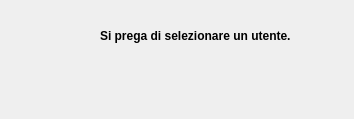
<?xml version="1.0" encoding="UTF-8"?>
<ui version="4.0">
 <class>Dialog</class>
 <widget class="QDialog" name="Dialog">
  <property name="geometry">
   <rect>
    <x>0</x>
    <y>0</y>
    <width>354</width>
    <height>119</height>
   </rect>
  </property>
  <property name="windowTitle">
   <string>Dialog</string>
  </property>
  <widget class="QLabel" name="label">
   <property name="geometry">
    <rect>
     <x>100</x>
     <y>20</y>
     <width>221</width>
     <height>31</height>
    </rect>
   </property>
   <property name="font">
    <font>
     <weight>75</weight>
     <bold>true</bold>
    </font>
   </property>
   <property name="text">
    <string>Si prega di selezionare un utente.</string>
   </property>
  </widget>
  <widget class="QLabel" name="label_2">
   <property name="geometry">
    <rect>
     <x>40</x>
     <y>10</y>
     <width>41</width>
     <height>41</height>
    </rect>
   </property>
   <property name="text">
    <string/>
   </property>
   <property name="textFormat">
    <enum>Qt::RichText</enum>
   </property>
   <property name="pixmap">
    <pixmap>Icona Errore.png</pixmap>
   </property>
   <property name="scaledContents">
    <bool>true</bool>
   </property>
  </widget>
  <widget class="QPushButton" name="okButton">
   <property name="geometry">
    <rect>
     <x>150</x>
     <y>60</y>
     <width>61</width>
     <height>41</height>
    </rect>
   </property>
   <property name="styleSheet">
    <string notr="true">

QPushButton 
{
	border:none;
	background-color:transparent
}
QPushButton::pressed
{
	background-color:rgb(95, 95, 95)
}</string>
   </property>
   <property name="text">
    <string/>
   </property>
   <property name="icon">
    <iconset>
     <normaloff>Icona Ok.png</normaloff>Icona Ok.png</iconset>
   </property>
   <property name="iconSize">
    <size>
     <width>40</width>
     <height>40</height>
    </size>
   </property>
  </widget>
 </widget>
 <resources/>
 <connections/>
</ui>
